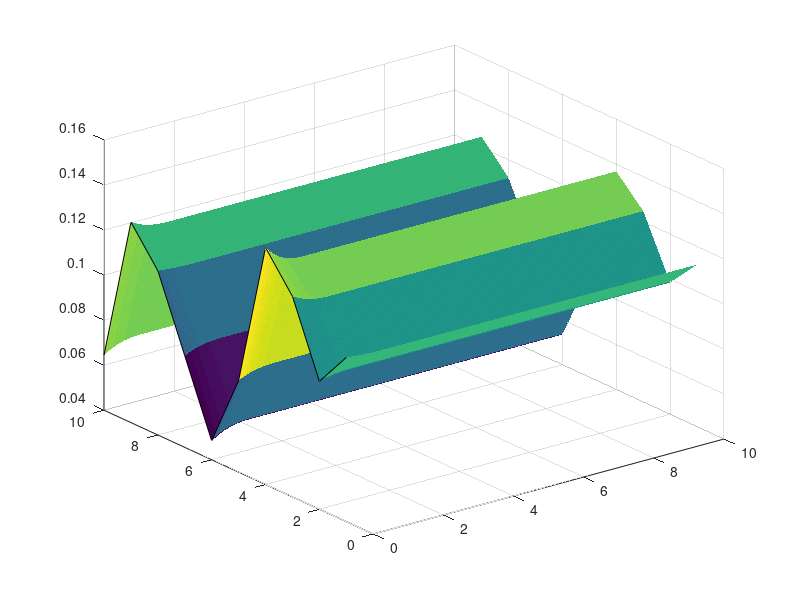

This chart was generated by the following MATLAB code: (Note: this script raises an error after producing the figure.)
%%HW5: Recurrent Competitive Fields: Part 2%%

clc
clear all 

%First g(w)

%Set parameters 
A = 1; % parameter set by assignment 
B = 3; % parameter set by assignment 
F = 0.25; % set parameter by assignment
SP = [0.7, 0.6, 0.8, 0.9, 0.5, 0.3, 0.5, 0.7, 0.8, 0.4]; %xi pattern indicated in part a of homework 

%set timing and start pattern
t_start = 0; % begin with an x value of 0, x(0) = 0 
t_inc = .001; % increments that I want to count by
t_end = 10; % final x value  
time = t_start:t_inc:t_end;
x = zeros(length(SP),length(time));
dx = 0;

%loop for (i) where f(w) = w

for t = 1:(length(time)-1)
    for i = 1:10
    L = sum(x(1:10~=i,t)); %creating L from the inhibitory term
    if time(t) <= 1
    I = SP(i);
    else 
    I = 0;
    end
        dx = ((-1 .* A .* x(i,t))+(B -x(i,t)).*(x(i,t)+ I) - (x(i,t).*L)) * t_inc;
        x(i,t+1) = x(i,t) + dx;
    end
end 

XN = x(:,:)./sum(x(:,:)); %normalizing the X values

figure(1);
First_plot = surf(time, 1:10, XN);
First_plot.FaceAlpha=0.8;
First_plot.LineStyle='none';
xlabel('Time')
zlabel('Activity')
ylabel('Input')
set(gca, 'fontsize',18)
title('(i) f(w)=w ', 'FontSize',18)

%bar graph for figures
figure(2);
norm = x(:,end)./(sum(x(:,end)));
bar(1:10,norm);
xlabel('Index of Neurons')
ylabel('Activity')
title('(i) f(w)=w ', 'FontSize',18)

%% Second f(w)

%loop for (ii) where f(w) = w^2
for t = 1:(length(time)-1) 
    for i = 1:10
    Sq_X = (x(i,t))^2;
    Square = x(1:10~=i,t).^2;
    Sq_L = sum(Square); %creating L from the inhibitory term 
    if time(t) <= 1
    I = SP(i);
    else 
    I = 0;
    end
        dx = ((-1 .* A .* x(i,t))+(B -x(i,t)).*(Sq_X+ I) - (x(i,t).*Sq_L)) * t_inc;
        x(i,t+1)= x(i,t) + dx;
    end
end

XN = x(:,:)./sum(x(:,:)); %normalizing the X values

figure(3);
Second_plot = surf(time, 1:10, XN);
Second_plot.FaceAlpha=0.8;
Second_plot.LineStyle='none';
xlabel('Time')
zlabel('Activity')
ylabel('Input')
set(gca, 'fontsize',18)
title('(ii) f(w)= w^2 ', 'FontSize',18)

%bar graph for figures
figure(4);
norm = x(:,end)./(sum(x(:,end)));
bar(1:10,norm);
axis([0 10 0 1.5]);
xlabel('Index of Neurons')
ylabel('Activity')
title('(ii) f(w)=w^2 ', 'FontSize',18)

%% Third f(w) 


%loop for (iii) where f(w) = w/(F + w)
for t = 1:(length(time)-1)
    for i = 1:10
    Third_X = (x(i,t))./(F + x(i,t));
    third = (x(1:10~=i,t)./(F+x(1:10~=i,t)));
    Third_L = sum(third); %creating L from the inhibitory term
    if time(t) <= 1
    I = SP(i);
    else 
    I = 0;
    end
        dx = ((-1 .* A .* x(i,t))+(B -x(i,t)).*(Third_X + I) - (x(i,t).*Third_L)) * t_inc;
        x(i,t+1)= x(i,t) + dx;
    end
end

XN = x(:,:)./sum(x(:,:)); %normalizing the X values

figure(5);
Third_plot = surf(time, 1:10, XN);
Third_plot.FaceAlpha=0.8;
Third_plot.LineStyle='none';
xlabel('Time')
zlabel('Activity')
ylabel('Input')
set(gca, 'fontsize',18)
title('(iii) f(w)= w/(F+w)  ', 'FontSize',18)

%bar graph for figures
figure(6);
norm = x(:,end)./(sum(x(:,end)));
bar(1:10,norm);
axis([0 10 0 1]);
xlabel('Index of Neurons')
ylabel('Activity')
title('(iii) f(w)= w/(F+w)  ', 'FontSize',18)
%% Fourth f(w) 


%loop for (iv) where f(w) = w^2/(F + w^2)
for t = 1:(length(time)-1)
    for i = 1:10
    IV_X = (x(i,t)^2)./(F + x(i,t)^2);
    Square = x(1:10~=i,t).^2;
    iv = (Square)./(F + Square); %creating L from the inhibitory term
    IV_L = sum(iv);
    if time(t) <= 1
    I = SP(i);
    else 
    I = 0;
    end
        dx = ((-1 .* A .* x(i,t))+(B -x(i,t)).*(IV_X + I) - (x(i,t).*IV_L)) * t_inc;
        x(i,t+1)= x(i,t) + dx;
    end
end

XN = x(:,:)./sum(x(:,:)); %normalizing the X values

figure(7);
Fourth_plot = surf(time, 1:10, XN);
Fourth_plot.FaceAlpha=0.8;
Fourth_plot.LineStyle='none';
xlabel('Time')
zlabel('Activity')
ylabel('Input')
set(gca, 'fontsize',18)
title('(iv) f(w)= w^2/(F+w^2)  ', 'FontSize',18)

%bar graph for figures
figure(8);
norm = x(:,end)./(sum(x(:,end)));
bar(1:10,norm);
axis([0 10 0 1]);
xlabel('Index of Neurons')
ylabel('Activity')
title('(iv) f(w)= w^2/(F+w^2)  ', 'FontSize',18)